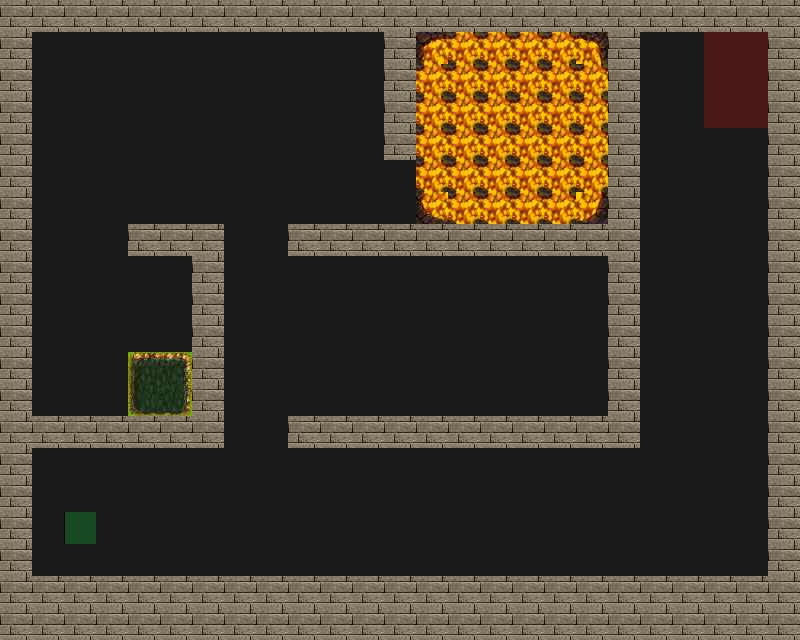

The image is a tile-based game level rendered from a .tmx file. Its description and complete source (layers, tilesets, objects, tile grids) follow:
An orthogonal 25x20 tile map with 32x32 px tiles, 4 tile layers (Road, Trap, Wall, Utility), 4 tilesets.

<map version="1.0" orientation="orthogonal" renderorder="right-down" width="25" height="20" tilewidth="32" tileheight="32" nextobjectid="1">
 <tileset firstgid="1" source="tilesets/meta.tsx" />
 <tileset firstgid="3" source="tilesets/road.tsx" />
 <tileset firstgid="4" source="tilesets/wallsandroofs.tsx" />
 <tileset firstgid="260" source="tilesets/traps.tsx" />
 <layer name="Road" width="25" height="20">
  <data encoding="csv">
3,3,3,3,3,3,3,3,3,3,3,3,3,3,3,3,3,3,3,3,3,3,3,3,3,
3,3,3,3,3,3,3,3,3,3,3,3,3,3,3,3,3,3,3,3,3,3,3,3,3,
3,3,3,3,3,3,3,3,3,3,3,3,3,3,3,3,3,3,3,3,3,3,3,3,3,
3,3,3,3,3,3,3,3,3,3,3,3,3,3,3,3,3,3,3,3,3,3,3,3,3,
3,3,3,3,3,3,3,3,3,3,3,3,3,3,3,3,3,3,3,3,3,3,3,3,3,
3,3,3,3,3,3,3,3,3,3,3,3,3,3,3,3,3,3,3,3,3,3,3,3,3,
3,3,3,3,3,3,3,3,3,3,3,3,3,3,3,3,3,3,3,3,3,3,3,3,3,
3,3,3,3,3,3,3,3,3,3,3,3,3,3,3,3,3,3,3,3,3,3,3,3,3,
3,3,3,3,3,3,3,3,3,3,3,3,3,3,3,3,3,3,3,3,3,3,3,3,3,
3,3,3,3,3,3,3,3,3,3,3,3,3,3,3,3,3,3,3,3,3,3,3,3,3,
3,3,3,3,3,3,3,3,3,3,3,3,3,3,3,3,3,3,3,3,3,3,3,3,3,
3,3,3,3,3,3,3,3,3,3,3,3,3,3,3,3,3,3,3,3,3,3,3,3,3,
3,3,3,3,3,3,3,3,3,3,3,3,3,3,3,3,3,3,3,3,3,3,3,3,3,
3,3,3,3,3,3,3,3,3,3,3,3,3,3,3,3,3,3,3,3,3,3,3,3,3,
3,3,3,3,3,3,3,3,3,3,3,3,3,3,3,3,3,3,3,3,3,3,3,3,3,
3,3,3,3,3,3,3,3,3,3,3,3,3,3,3,3,3,3,3,3,3,3,3,3,3,
3,3,3,3,3,3,3,3,3,3,3,3,3,3,3,3,3,3,3,3,3,3,3,3,3,
3,3,3,3,3,3,3,3,3,3,3,3,3,3,3,3,3,3,3,3,3,3,3,3,3,
3,3,3,3,3,3,3,3,3,3,3,3,3,3,3,3,3,3,3,3,3,3,3,3,3,
3,3,3,3,3,3,3,3,3,3,3,3,3,3,3,3,3,3,3,3,3,3,3,3,3
</data>
 </layer>
 <layer name="Trap" width="25" height="20">
  <data encoding="csv">
0,0,0,0,0,0,0,0,0,0,0,0,0,0,0,0,0,0,0,0,0,0,0,0,0,
0,0,0,0,0,0,0,0,0,0,0,0,0,432,417,417,417,417,433,0,0,0,0,0,0,
0,0,0,0,0,0,0,0,0,0,0,0,0,417,417,417,417,417,417,0,0,0,0,0,0,
0,0,0,0,0,0,0,0,0,0,0,0,0,417,417,417,417,417,417,0,0,0,0,0,0,
0,0,0,0,0,0,0,0,0,0,0,0,0,417,417,417,417,417,417,0,0,0,0,0,0,
0,0,0,0,0,0,0,0,0,0,0,0,0,417,417,417,417,417,417,0,0,0,0,0,0,
0,0,0,0,0,0,0,0,0,0,0,0,0,448,417,417,417,417,449,0,0,0,0,0,0,
0,0,0,0,0,0,0,0,0,0,0,0,0,0,0,0,0,0,0,0,0,0,0,0,0,
0,0,0,0,0,0,0,0,0,0,0,0,0,0,0,0,0,0,0,0,0,0,0,0,0,
0,0,0,0,0,0,0,0,0,0,0,0,0,0,0,0,0,0,0,0,0,0,0,0,0,
0,0,0,0,0,0,0,0,0,0,0,0,0,0,0,0,0,0,0,0,0,0,0,0,0,
0,0,0,0,280,281,0,0,0,0,0,0,0,0,0,0,0,0,0,0,0,0,0,0,0,
0,0,0,0,296,297,0,0,0,0,0,0,0,0,0,0,0,0,0,0,0,0,0,0,0,
0,0,0,0,0,0,0,0,0,0,0,0,0,0,0,0,0,0,0,0,0,0,0,0,0,
0,0,0,0,0,0,0,0,0,0,0,0,0,0,0,0,0,0,0,0,0,0,0,0,0,
0,0,0,0,0,0,0,0,0,0,0,0,0,0,0,0,0,0,0,0,0,0,0,0,0,
0,0,0,0,0,0,0,0,0,0,0,0,0,0,0,0,0,0,0,0,0,0,0,0,0,
0,0,0,0,0,0,0,0,0,0,0,0,0,0,0,0,0,0,0,0,0,0,0,0,0,
0,0,0,0,0,0,0,0,0,0,0,0,0,0,0,0,0,0,0,0,0,0,0,0,0,
0,0,0,0,0,0,0,0,0,0,0,0,0,0,0,0,0,0,0,0,0,0,0,0,0
</data>
 </layer>
 <layer name="Wall" width="25" height="20">
  <data encoding="csv">
69,69,69,69,69,69,69,69,69,69,69,69,69,69,69,69,69,69,69,69,69,69,69,69,69,
69,0,0,0,0,0,0,0,0,0,0,0,69,0,0,0,0,0,0,69,0,0,0,0,69,
69,0,0,0,0,0,0,0,0,0,0,0,69,0,0,0,0,0,0,69,0,0,0,0,69,
69,0,0,0,0,0,0,0,0,0,0,0,69,0,0,0,0,0,0,69,0,0,0,0,69,
69,0,0,0,0,0,0,0,0,0,0,0,69,0,0,0,0,0,0,69,0,0,0,0,69,
69,0,0,0,0,0,0,0,0,0,0,0,0,0,0,0,0,0,0,69,0,0,0,0,69,
69,0,0,0,0,0,0,0,0,0,0,0,0,0,0,0,0,0,0,69,0,0,0,0,69,
69,0,0,0,69,69,69,0,0,69,69,69,69,69,69,69,69,69,69,69,0,0,0,0,69,
69,0,0,0,0,0,69,0,0,0,0,0,0,0,0,0,0,0,0,69,0,0,0,0,69,
69,0,0,0,0,0,69,0,0,0,0,0,0,0,0,0,0,0,0,69,0,0,0,0,69,
69,0,0,0,0,0,69,0,0,0,0,0,0,0,0,0,0,0,0,69,0,0,0,0,69,
69,0,0,0,0,0,69,0,0,0,0,0,0,0,0,0,0,0,0,69,0,0,0,0,69,
69,0,0,0,0,0,69,0,0,0,0,0,0,0,0,0,0,0,0,69,0,0,0,0,69,
69,69,69,69,69,69,69,0,0,69,69,69,69,69,69,69,69,69,69,69,0,0,0,0,69,
69,0,0,0,0,0,0,0,0,0,0,0,0,0,0,0,0,0,0,0,0,0,0,0,69,
69,0,0,0,0,0,0,0,0,0,0,0,0,0,0,0,0,0,0,0,0,0,0,0,69,
69,0,0,0,0,0,0,0,0,0,0,0,0,0,0,0,0,0,0,0,0,0,0,0,69,
69,0,0,0,0,0,0,0,0,0,0,0,0,0,0,0,0,0,0,0,0,0,0,0,69,
69,69,69,69,69,69,69,69,69,69,69,69,69,69,69,69,69,69,69,69,69,69,69,69,69,
69,69,69,69,69,69,69,69,69,69,69,69,69,69,69,69,69,69,69,69,69,69,69,69,69
</data>
 </layer>
 <layer name="Utility" width="25" height="20">
  <data encoding="csv">
0,0,0,0,0,0,0,0,0,0,0,0,0,0,0,0,0,0,0,0,0,0,0,0,0,
0,0,0,0,0,0,0,0,0,0,0,0,0,0,0,0,0,0,0,0,0,0,1,1,0,
0,0,0,0,0,0,0,0,0,0,0,0,0,0,0,0,0,0,0,0,0,0,1,1,0,
0,0,0,0,0,0,0,0,0,0,0,0,0,0,0,0,0,0,0,0,0,0,1,1,0,
0,0,0,0,0,0,0,0,0,0,0,0,0,0,0,0,0,0,0,0,0,0,0,0,0,
0,0,0,0,0,0,0,0,0,0,0,0,0,0,0,0,0,0,0,0,0,0,0,0,0,
0,0,0,0,0,0,0,0,0,0,0,0,0,0,0,0,0,0,0,0,0,0,0,0,0,
0,0,0,0,0,0,0,0,0,0,0,0,0,0,0,0,0,0,0,0,0,0,0,0,0,
0,0,0,0,0,0,0,0,0,0,0,0,0,0,0,0,0,0,0,0,0,0,0,0,0,
0,0,0,0,0,0,0,0,0,0,0,0,0,0,0,0,0,0,0,0,0,0,0,0,0,
0,0,0,0,0,0,0,0,0,0,0,0,0,0,0,0,0,0,0,0,0,0,0,0,0,
0,0,0,0,0,0,0,0,0,0,0,0,0,0,0,0,0,0,0,0,0,0,0,0,0,
0,0,0,0,0,0,0,0,0,0,0,0,0,0,0,0,0,0,0,0,0,0,0,0,0,
0,0,0,0,0,0,0,0,0,0,0,0,0,0,0,0,0,0,0,0,0,0,0,0,0,
0,0,0,0,0,0,0,0,0,0,0,0,0,0,0,0,0,0,0,0,0,0,0,0,0,
0,0,0,0,0,0,0,0,0,0,0,0,0,0,0,0,0,0,0,0,0,0,0,0,0,
0,0,2,0,0,0,0,0,0,0,0,0,0,0,0,0,0,0,0,0,0,0,0,0,0,
0,0,0,0,0,0,0,0,0,0,0,0,0,0,0,0,0,0,0,0,0,0,0,0,0,
0,0,0,0,0,0,0,0,0,0,0,0,0,0,0,0,0,0,0,0,0,0,0,0,0,
0,0,0,0,0,0,0,0,0,0,0,0,0,0,0,0,0,0,0,0,0,0,0,0,0
</data>
 </layer>
</map>
